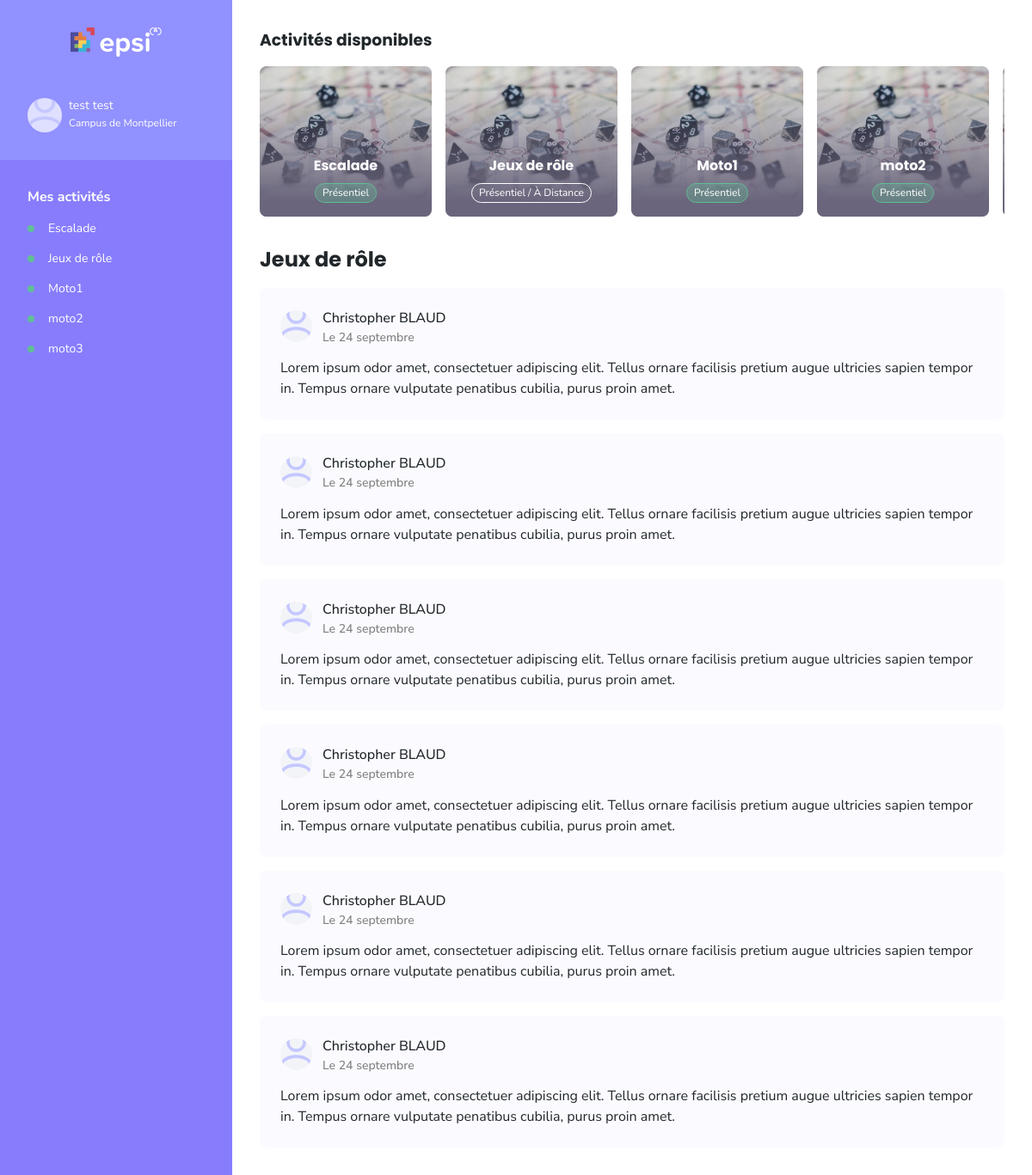
/dashboard (signed in), run on the app's committed database.
### tables this page shows
CREATE TABLE "activity" (
	"id"	INTEGER,
	"nom"	TEXT NOT NULL UNIQUE,
	"type"	TEXT NOT NULL,
	"description"	TEXT NOT NULL UNIQUE,
	PRIMARY KEY("id" AUTOINCREMENT)
);

### app.py (the view)
@app.route('/dashboard')
def dashboard():
    if 'user' not in session:
        return redirect(url_for('login'))
    conn = get_db_connection()
    user_id = session['user']['user_id']  # Assurez-vous que l'ID utilisateur est bien récupéré
    user_activity = conn.execute('''
        SELECT DISTINCT activity.nom
        FROM activity
        JOIN user_activity ON activity.id = user_activity.activity_id
        WHERE user_activity.user_id = ?
    ''', (user_id,)).fetchall()
    activity = conn.execute('SELECT * FROM activity').fetchall()
    user = session['user']
    is_admin = user['is_admin']
    conn.close()
    return render_template('dashboard.html', user=user, activities=activity, user_activity=user_activity, is_admin=is_admin)

### app.py (called while the page is built)
def get_db_connection():
    conn = sqlite3.connect('CampusConnect.db')
    conn.row_factory = sqlite3.Row
    return conn

### templates/dashboard.html (shortened to what this page needs)
<!doctype html>
<html lang="fr">
    <head>
        <link rel="stylesheet" href="{{ url_for('static', filename='css/reset.css') }}" />
        <link rel="stylesheet" href="{{ url_for('static', filename='css/typography.css') }}" />
        <link rel="stylesheet" href="{{ url_for('static', filename='css/variables.css') }}" />
        <link rel="stylesheet" href="{{ url_for('static', filename='css/dashboard.css') }}" />
        <link rel="stylesheet" href="{{ url_for('static', filename='css/form.css') }}" />
    </head>
    <body>
        <header class="header">
            <div class="header-wrapper">
                <picture class="header__logo-container">
                    <img src="../static/images/logo-xs.svg" alt="logo epsi" />
                </picture>
                <div class="header__user-informations">
                    <div class="header__user-informations__heading">
                        <picture class="header__user-informations__heading__image-container">
                            <img src="../static/images/user-placeholder.svg" alt="placeholder" />
                        </picture>
                        <div>
                            <div class="header__user-informations__heading__name">
                                <span class="header__user-informations__heading__name__lastname">{{ user.lastname }}</span>
                                <span class="header__user-informations__heading__name__firstname">{{ user.firstname }}</span>
                            </div>
                            <span class="header__user-informations__heading__campus">Campus de Montpellier</span>
                        </div>
                    </div>
                    <div class="header__user-informations__body">
                        <div class="header__user-informations__body__activities">
                            <span class="header__user-informations__body__activities__title">
                                <strong>Mes activités</strong>
                            </span>
                            {% for activity in user_activity %}
                            <li class="header__user-informations__body__activities__list__item">{{ activity['nom'] }}</li>
                            {% endfor %}
                        </div>
                    </div>
                </div>
            </div>
        </header>
        <main class="main-content">
            <section class="activities">
                <h3>Activités disponibles</h3>
                <div class="activities__container">
                    {% for activity in activities %}
                    <article class="activities__container__card" data-id="{{ activity.id }}" data-id="{{ activity.id}}">
                        <img class="activities__container__card__image" src="../static/images/placeholder.jpg" alt="photo de {{ activity.nom }}">
                        <h4 class="activities__container__card__title">{{ activity.nom }}</h4>
                        <div class="activities__container__card__category">
                            <span class="activities__container__card__category__type {{ activity.type }}">
                                {% if activity.type == "physical" %}
                                Présentiel
                                {% elif activity.type == "remote" %}
                                À Distance
                                {% else %}
                                Présentiel / À Distance
                                {% endif %}
                            </span>
                        </div>
                    </article>
                    {% endfor %}
                </div>
            </section>
            <section class="activitiy-content">
                <div class="activitiy-content__heading">
                    <h2>Jeux de rôle</h2>
                </div>
                <div class="activitiy-content__body">
                    <div class="activitiy-content__body__posts">
                        <div class="activitiy-content__body__posts__post-container">
                            <article class="activitiy-content__body__posts__post">
                                <div class="activitiy-content__body__posts__post__heading">
                                    <picture class="activitiy-content__body__posts__post__heading__image-container">
                                        <img src="../static/images/user-placeholder.svg" alt="placeholder">
                                    </picture>
                                    <div class="activitiy-content__body__posts__post__heading__text">
                                        <span class="activitiy-content__body__posts__post__heading__text__name">Christopher BLAUD</span>
                                        <span class="activitiy-content__body__posts__post__heading__text__created">Le 24 septembre</span>
                                    </div>
                                </div>
                                <p class="activitiy-content__body__posts__post__body">Lorem ipsum odor amet, consectetuer adipiscing elit. Tellus ornare facilisis pretium augue ultricies sapien tempor in. Tempus ornare vulputate penatibus cubilia, purus proin amet.</p>
                            </article>
                        </div>
                        <div class="activitiy-content__body__posts__post-container">
                            <article class="activitiy-content__body__posts__post">
                                <div class="activitiy-content__body__posts__post__heading">
                                    <picture class="activitiy-content__body__posts__post__heading__image-container">
                                        <img src="../static/images/user-placeholder.svg" alt="placeholder">
                                    </picture>
                                    <div class="activitiy-content__body__posts__post__heading__text">
                                        <span class="activitiy-content__body__posts__post__heading__text__name">Christopher BLAUD</span>
                                        <span class="activitiy-content__body__posts__post__heading__text__created">Le 24 septembre</span>
                                    </div>
                                </div>
                                <p class="activitiy-content__body__posts__post__body">Lorem ipsum odor amet, consectetuer adipiscing elit. Tellus ornare facilisis pretium augue ultricies sapien tempor in. Tempus ornare vulputate penatibus cubilia, purus proin amet.</p>
                            </article>
                        </div>
                        <div class="activitiy-content__body__posts__post-container">
                            <article class="activitiy-content__body__posts__post">
                                <div class="activitiy-content__body__posts__post__heading">
                                    <picture class="activitiy-content__body__posts__post__heading__image-container">
                                        <img src="../static/images/user-placeholder.svg" alt="placeholder">
                                    </picture>
                                    <div class="activitiy-content__body__posts__post__heading__text">
                                        <span class="activitiy-content__body__posts__post__heading__text__name">Christopher BLAUD</span>
                                        <span class="activitiy-content__body__posts__post__heading__text__created">Le 24 septembre</span>
                                    </div>
                                </div>
                                <p class="activitiy-content__body__posts__post__body">Lorem ipsum odor amet, consectetuer adipiscing elit. Tellus ornare facilisis pretium augue ultricies sapien tempor in. Tempus ornare vulputate penatibus cubilia, purus proin amet.</p>
                            </article>
                        </div>
                        <div class="activitiy-content__body__posts__post-container">
                            <article class="activitiy-content__body__posts__post">
                                <div class="activitiy-content__body__posts__post__heading">
                                    <picture class="activitiy-content__body__posts__post__heading__image-container">
                                        <img src="../static/images/user-placeholder.svg" alt="placeholder">
                                    </picture>
                                    <div class="activitiy-content__body__posts__post__heading__text">
                                        <span class="activitiy-content__body__posts__post__heading__text__name">Christopher BLAUD</span>
                                        <span class="activitiy-content__body__posts__post__heading__text__created">Le 24 septembre</span>
                                    </div>
                                </div>
                                <p class="activitiy-content__body__posts__post__body">Lorem ipsum odor amet, consectetuer adipiscing elit. Tellus ornare facilisis pretium augue ultricies sapien tempor in. Tempus ornare vulputate penatibus cubilia, purus proin amet.</p>
                            </article>
                        </div>
                        <div class="activitiy-content__body__posts__post-container">
                            <article class="activitiy-content__body__posts__post">
                                <div class="activitiy-content__body__posts__post__heading">
                                    <picture class="activitiy-content__body__posts__post__heading__image-container">
                                        <img src="../static/images/user-placeholder.svg" alt="placeholder">
                                    </picture>
                                    <div class="activitiy-content__body__posts__post__heading__text">
                                        <span class="activitiy-content__body__posts__post__heading__text__name">Christopher BLAUD</span>
                                        <span class="activitiy-content__body__posts__post__heading__text__created">Le 24 septembre</span>
                                    </div>
                                </div>
                                <p class="activitiy-content__body__posts__post__body">Lorem ipsum odor amet, consectetuer adipiscing elit. Tellus ornare facilisis pretium augue ultricies sapien tempor in. Tempus ornare vulputate penatibus cubilia, purus proin amet.</p>
                            </article>
                        </div>
                        <div class="activitiy-content__body__posts__post-container">
                            <article class="activitiy-content__body__posts__post">
                                <div class="activitiy-content__body__posts__post__heading">
                                    <picture class="activitiy-content__body__posts__post__heading__image-container">
                                        <img src="../static/images/user-placeholder.svg" alt="placeholder">
                                    </picture>
                                    <div class="activitiy-content__body__posts__post__heading__text">
                                        <span class="activitiy-content__body__posts__post__heading__text__name">Christopher BLAUD</span>
                                        <span class="activitiy-content__body__posts__post__heading__text__created">Le 24 septembre</span>
                                    </div>
                                </div>
                                <p class="activitiy-content__body__posts__post__body">Lorem ipsum odor amet, consectetuer adipiscing elit. Tellus ornare facilisis pretium augue ultricies sapien tempor in. Tempus ornare vulputate penatibus cubilia, purus proin amet.</p>
                            </article>
                        </div>
                    </div>
                </div>
            </section>
        </main>
    </body>
</html>

### static/css/typography.css (style rules this page uses)
body { font-family: Nunito sans, sans-serif, verdana; color: var(--black-color); }
h1, h2, h3, h4, h5, h6 { font-family: Poppins, sans-serif, verdana; }
p { font-size: 16px; line-height: 1.5; font-weight: 400; }

### static/css/variables.css (style rules this page uses)
:root { --primary-color: #9191ff; --primary-100: #dfe0ff; --primary-200: #C5C7FF; --primary-400: #877dfc; --primary-600: #6741ea; --primary-950: #26194D; --secondary-color: #60bf96; --secondary-600: #1e7d5a; --black-color: #21272a; --white-color: #ffff; --white-accent-color: #FBFBFF; --gray-light: #f2f4f8; --gray-medium: #c1c7cd; --gray-dark: #7F7F7F; --orange: #DE9151; --red: #ED254E; --transition: 250ms; }

### data on the page
activity: nom "Escalade", type "Présentiel"
activity: nom "Jeux de rôle", type "Présentiel / À Distance"
activity: nom "Moto1", type "Présentiel"
activity: nom "moto2", type "Présentiel"

### other printed values
{{ user.lastname }} "test"
{{ user.firstname }} "test"
{{ activity['nom'] }} "Escalade" "Jeux de rôle" "Moto1" "moto2" "moto3"
